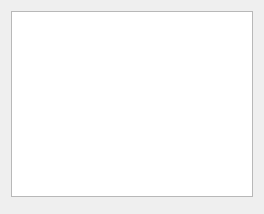
<?xml version="1.0" encoding="UTF-8"?>
<ui version="4.0">
 <class>TabDistributorWidget</class>
 <widget class="QWidget" name="TabDistributorWidget">
  <property name="geometry">
   <rect>
    <x>0</x>
    <y>0</y>
    <width>264</width>
    <height>214</height>
   </rect>
  </property>
  <layout class="QGridLayout" name="gridLayout">
   <item row="0" column="0" colspan="2">
    <widget class="DistributorTableView" name="table_dist">
     <property name="selectionBehavior">
      <enum>QAbstractItemView::SelectRows</enum>
     </property>
     <attribute name="verticalHeaderDefaultSectionSize">
      <number>20</number>
     </attribute>
    </widget>
   </item>
   <item row="1" column="0">
    <widget class="QWidget" name="widget_add_distributor" native="true"/>
   </item>
   <item row="1" column="1">
    <widget class="QWidget" name="widget" native="true"/>
   </item>
  </layout>
 </widget>
 <customwidgets>
  <customwidget>
   <class>DistributorTableView</class>
   <extends>QTableView</extends>
   <header>DistributorTableView.h</header>
  </customwidget>
 </customwidgets>
 <resources/>
 <connections/>
</ui>
